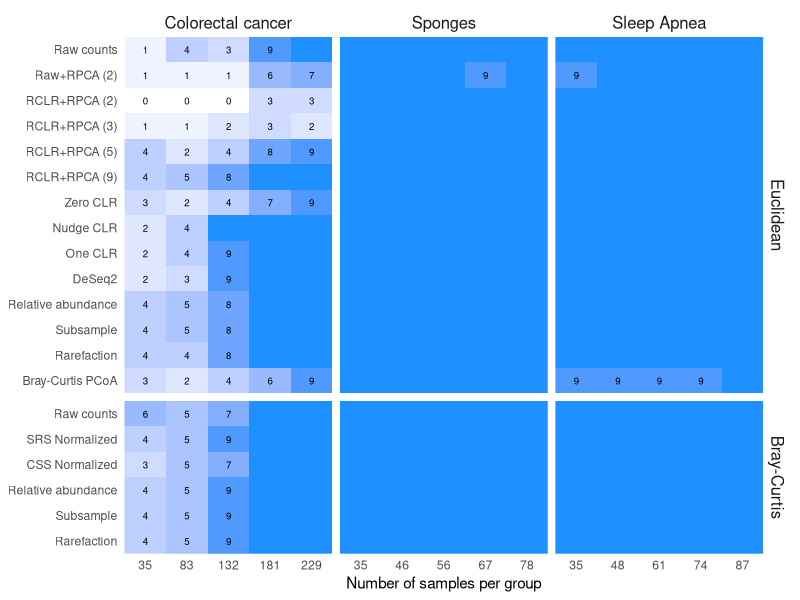
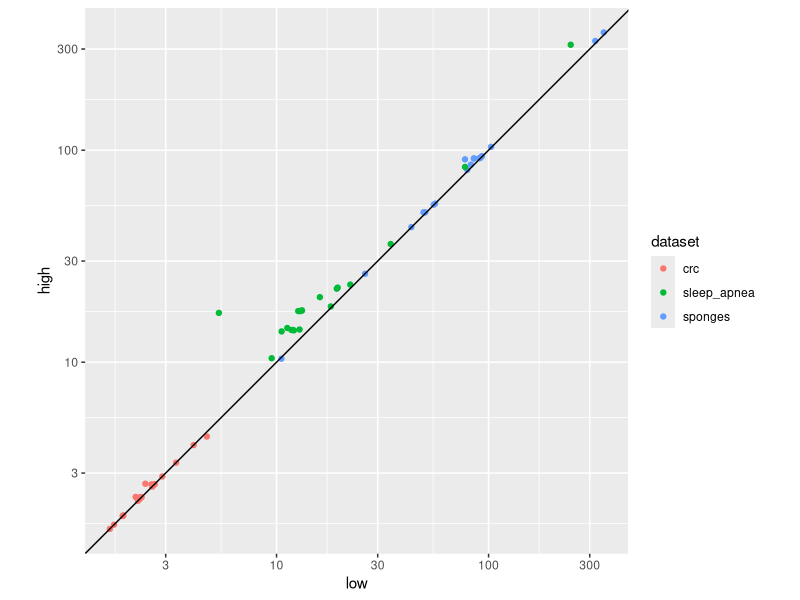
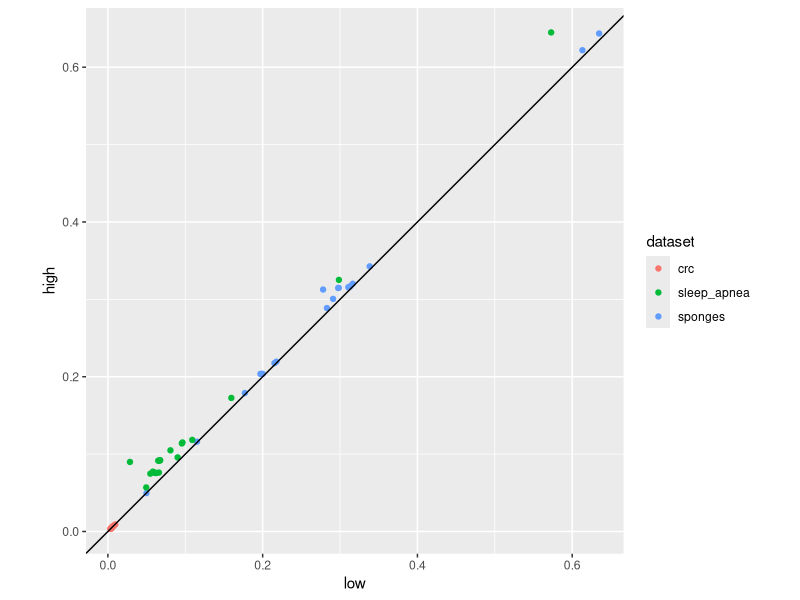
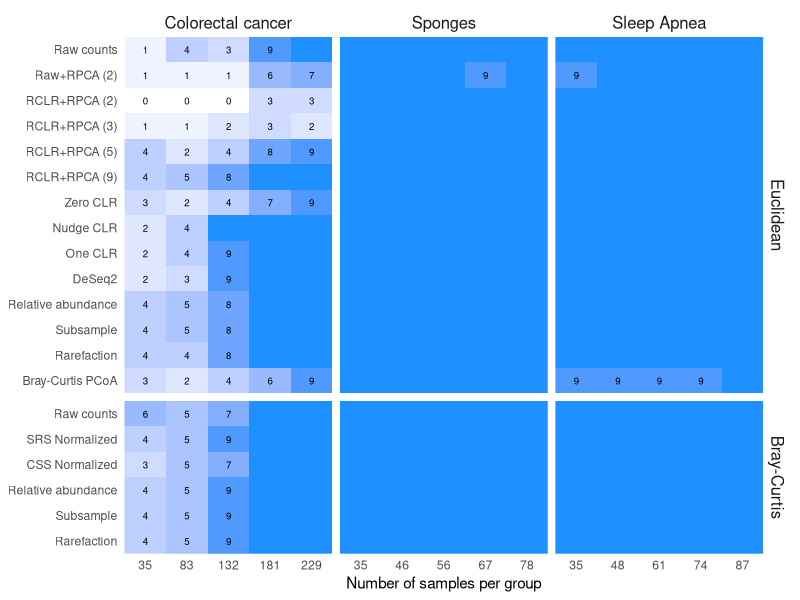
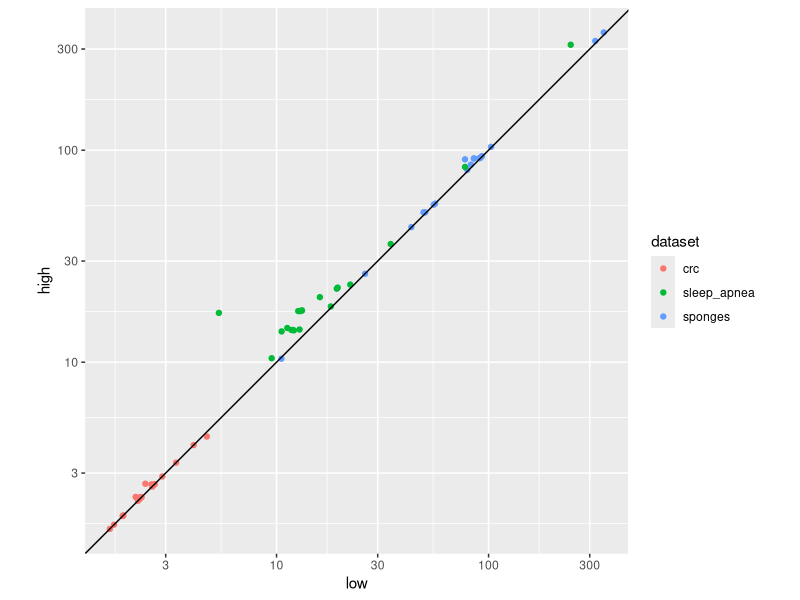
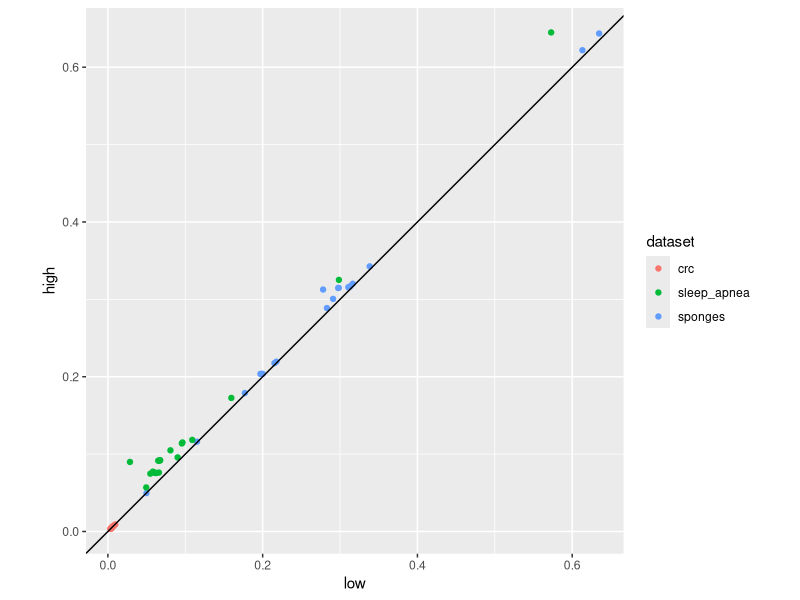

These figures' R source, in order:
#!/usr/bin/env Rscript

library(tidyverse)
library(glue)

pretty_processes <- c(
  "raw" = "Raw counts",
  "srs" = "SRS Normalized",
  "css" = "CSS Normalized",

  "optspace" = "Raw+RPCA (2)",
  "gemelli_2" = "RCLR+RPCA (2)",
  "gemelli_3" = "RCLR+RPCA (3)",
  "gemelli_5" = "RCLR+RPCA (5)",
  "gemelli_9" = "RCLR+RPCA (9)",

  "zclr" = "Zero CLR",
  "nclr" = "Nudge CLR",
  "oclr" = "One CLR",
  "deseq2" = "DeSeq2",
  "relabund" = "Relative abundance",
  "sub" = "Subsample",
  "rare" = "Rarefaction",
  "bray_pcoa" = "Bray-Curtis PCoA"
)

pretty_distances <- c(
  euclidean = "Euclidean",
  bray = "Bray-Curtis"
)

pretty_datasets <- c(
  crc = "Colorectal cancer",
  sponges = "Sponges", 
  sleep_apnea = "Sleep Apnea"
)

case_study_data <- read_tsv("data/pooled_data/permanova_treatment.tsv") %>%
  filter(
    dataset %in% names(pretty_datasets) &
    process != "gemelli_auto") %>%
  mutate(
    depth_chr = if_else(depth == 1000, "low", "high")
  ) %>%
  select(-depth, -f_statistic, -r2)

balanced <- case_study_data %>%
  filter(nsamples_per_group != "all") %>%
  summarize(
    f_sig = sum(p_value < 0.05),
    .by = c(dataset, nsamples_per_group, process, distance, depth_chr)
  ) %>%
  filter(depth_chr == "high") %>%
  mutate(
    nsamples_per_group = factor(
      nsamples_per_group,
      levels = unique(as.numeric(nsamples_per_group))),
    dataset = factor(dataset, levels = names(pretty_datasets)),
    process = factor(
      process,
      levels = rev(names(pretty_processes)),
      labels = rev(pretty_processes)
    ),
    distance = factor(
      distance,
      levels = names(pretty_distances))
  )
  
balanced_filtered <- balanced %>%
  filter(f_sig != 10)

balanced %>%
  ggplot(aes(x = nsamples_per_group, y = process, fill = f_sig)) +
  geom_tile() +
  geom_text(
    data = balanced_filtered,
    mapping = aes(label = f_sig),
    size = 7, size.unit = "pt") +
  facet_grid(
    distance~dataset, scales = "free", space = "free_y",
    labeller = labeller(
      distance = pretty_distances, dataset = pretty_datasets)
    ) +
  scale_fill_gradient(
    low = "white", high = "dodgerblue",
    n.breaks = 6
  ) +
  labs(
    x = "Number of samples per group",
    y = NULL, fill = NULL
  ) +
  coord_cartesian(expand = FALSE) +
  theme_classic() +
  theme(
    axis.line = element_blank(),
    axis.ticks = element_blank(),
    strip.background = element_rect(color = NA),
    strip.text = element_text(size = 12),
    legend.position = "none"
  )

ggsave('test.high.png', width = 8, height = 5)


## Move following lines to qmd file?
case_study_data %>%
  filter(nsamples_per_group == "all") %>%
  filter(p_value > 0.05)  # RPCA2 and RPCA3 non-significant for CRC
                          # Everything significant for Sponges and Sleep 
                          # Apnea

## the "high" sequence depth produced more significant tests, larger r2 
## and f_statistic values
case_study_data %>%
  filter(nsamples_per_group != "all") %>%
  summarize(
    f_sig = sum(p_value < 0.05),
    .by = c(dataset, nsamples_per_group, process, distance, depth_chr)
  ) %>%
  pivot_wider(names_from = "depth_chr", values_from = "f_sig") %>%
  mutate(diff = high - low) %>%
  filter(diff != 0) %>%
  print(n = Inf)

f <- read_tsv("data/pooled_data/permanova_treatment.tsv") %>%
  filter(
    dataset %in% names(pretty_datasets) &
    process != "gemelli_auto" & 
    nsamples_per_group == "all"
  ) %>%
  mutate(
    depth_chr = if_else(depth == 1000, "low", "high")
  ) %>%
  select(-nsamples_per_group, -rep, -depth, -p_value, -r2) %>% 
  pivot_wider(names_from = "depth_chr", values_from = "f_statistic")
  
f %>%
  ggplot(aes(x = low, y = high, color= dataset)) +
  geom_point() +
  geom_abline(intercept = 0, slope = 1) +
  coord_equal() +
  scale_x_log10() +
  scale_y_log10()

ggsave('f_statistic.png')
f %>% filter(low > high)
f %>% filter(process == "rare" & distance ==  "bray")


r2 <- read_tsv("data/pooled_data/permanova_treatment.tsv") %>%
  filter(
    dataset %in% names(pretty_datasets) &
    process != "gemelli_auto" & 
    nsamples_per_group == "all"
  ) %>%
  mutate(
    depth_chr = if_else(depth == 1000, "low", "high")
  ) %>%
  select(-nsamples_per_group, -rep, -depth, -p_value, -f_statistic) %>% 
  pivot_wider(names_from = "depth_chr", values_from = "r2")
  
r2 %>%
  ggplot(aes(x = low, y = high, color= dataset)) +
  geom_point() +
  geom_abline(intercept = 0, slope = 1) +
  coord_equal()

ggsave('r2.png')
r2 %>% filter(low > high)
r2 %>% filter(process == "rare" & distance ==  "bray")
